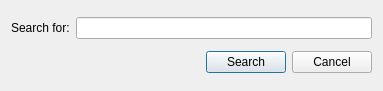
<?xml version="1.0" encoding="UTF-8"?>
<!--
    User Interface file for the form for searching in contact's data.

    Copyright (C) 2011-2020 Stavros Filippidis
    Contact: sfilippidis@gmail.com

    This file is part of QGreatstAtzenta.

    QGreatstAtzenta is free software: you can redistribute it and/or modify
    it under the terms of the GNU General Public License as published by
    the Free Software Foundation, either version 3 of the License, or
    (at your option) any later version.
  
    QGreatstAtzenta is distributed in the hope that it will be useful,
    but WITHOUT ANY WARRANTY; without even the implied warranty of
    MERCHANTABILITY or FITNESS FOR A PARTICULAR PURPOSE.  See the
    GNU General Public License for more details.

    You should have received a copy of the GNU General Public License
    along with QGreatstAtzenta.  If not, see <http://www.gnu.org/licenses/>.
-->
<ui version="4.0">
 <class>SearchForm</class>
 <widget class="QDialog" name="SearchForm">
  <property name="geometry">
   <rect>
    <x>0</x>
    <y>0</y>
    <width>383</width>
    <height>91</height>
   </rect>
  </property>
  <property name="windowTitle">
   <string>Dialog</string>
  </property>
  <layout class="QHBoxLayout" name="horizontalLayout_2">
   <item>
    <layout class="QVBoxLayout" name="verticalLayout">
     <item>
      <layout class="QHBoxLayout" name="horizontalLayout">
       <item>
        <widget class="QLabel" name="label">
         <property name="text">
          <string>Search for:</string>
         </property>
        </widget>
       </item>
       <item>
        <widget class="QLineEdit" name="searchEdit"/>
       </item>
      </layout>
     </item>
     <item>
      <layout class="QHBoxLayout" name="horizontalLayout_8">
       <item>
        <spacer name="horizontalSpacer">
         <property name="orientation">
          <enum>Qt::Horizontal</enum>
         </property>
         <property name="sizeHint" stdset="0">
          <size>
           <width>40</width>
           <height>20</height>
          </size>
         </property>
        </spacer>
       </item>
       <item>
        <widget class="QPushButton" name="searchButton">
         <property name="text">
          <string>Search</string>
         </property>
        </widget>
       </item>
       <item>
        <widget class="QPushButton" name="cancelButton">
         <property name="text">
          <string>Cancel</string>
         </property>
        </widget>
       </item>
      </layout>
     </item>
    </layout>
   </item>
  </layout>
 </widget>
 <resources/>
 <connections/>
</ui>
